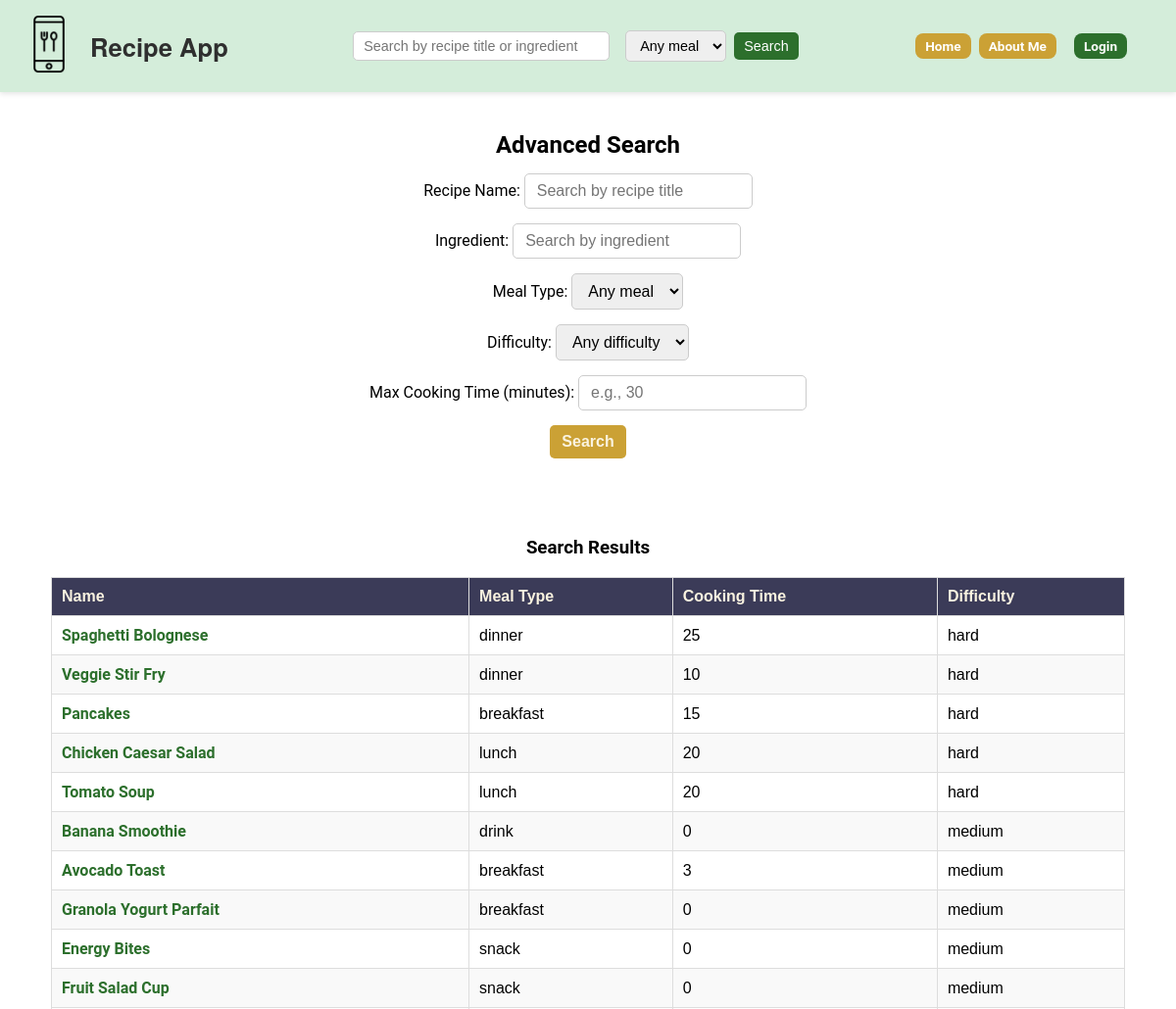
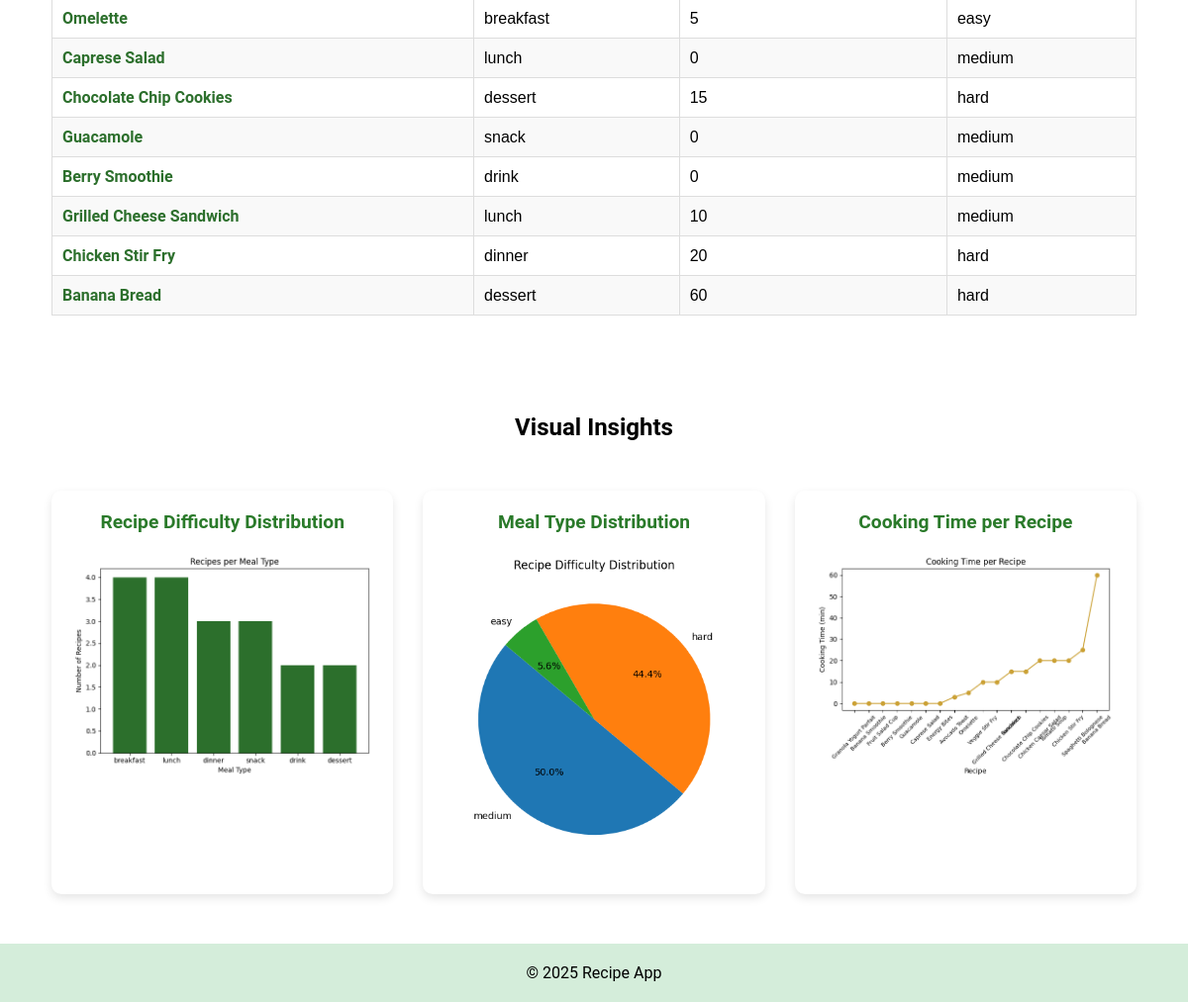
The page /recipes/advanced_search/ on the database its author committed (2 pictures, top to bottom).
### recipes/models.py (models this page shows, shortened)
class Recipe(models.Model):
    MEAL_TYPE_CHOICES = [
        ("breakfast", "Breakfast"),
        ("lunch", "Lunch"),
        ("dinner", "Dinner"),
        ("snack", "Snack"),
        ("drink", "Drink"),
        ("dessert", "Dessert"),
    ]
    name = models.CharField(max_length=50)
    description = models.TextField(
        blank=True,
        help_text="Short description of the recipe"
    )
    instructions = models.TextField(
        blank=True,
        help_text="Step-by-step cooking instructions"
    )
    ingredients = models.TextField(
        help_text="Comma-separated list of ingredients"
    )
    prep_time = models.PositiveIntegerField(
        help_text="Preparation time in minutes",
        default=5
    )
    cooking_time = models.PositiveIntegerField(
        help_text="Cooking time in minutes"
    )
    difficulty = models.CharField(
        max_length=20,
        blank=True,
        help_text="Automatically calculated when saving"
    )
    meal_type = models.CharField(
        max_length=20,
        choices=MEAL_TYPE_CHOICES,
        default="dinner"
    )
    pic = models.CharField(
    max_length=100,
    default="no_picture.jpg",
    help_text="Filename of the recipe image in static/recipes/images/"
)
    created_by = models.ForeignKey(
        User,
        on_delete=models.CASCADE,
        null=True,      # allows NULL for legacy rows
        blank=True,     # allows blank in forms
        related_name="recipes_created"
    )

### recipes/views.py (the view, shortened to what this page needs)
# urls.py: path("advanced_search/", advanced_search, name="advanced_search"),
def advanced_search(request):
    form = AdvancedSearchForm(request.GET or None)
    recipes = Recipe.objects.all()
    chart_bar = chart_pie = chart_line = None
    df_html = None
    if recipes.exists():
        df = pd.DataFrame(
            list(
                recipes.values(
                    "id", "name", "ingredients", "meal_type", "difficulty", "cooking_time"
                )
            )
        )
        df["name"] = df.apply(
            lambda row: f'<a href="/recipes/{row["id"]}/">{row["name"]}</a>', axis=1
        )
        df_html = df.to_html(classes="advanced-table-search", index=False, escape=False)
    if recipes.exists():
        df = pd.DataFrame(
            list(recipes.values("id", "name", "meal_type", "cooking_time", "difficulty"))
        )
        meal_counts = df["meal_type"].value_counts()
        fig1, ax1 = plt.subplots()
        ax1.bar(meal_counts.index.astype(str), meal_counts.values, color="#2c6f2c")
        ax1.set_title("Recipes per Meal Type")
        ax1.set_xlabel("Meal Type")
        ax1.set_ylabel("Number of Recipes")
        fig1.tight_layout()
        buf = BytesIO()
        fig1.savefig(buf, format="png", bbox_inches="tight")
        chart_bar = base64.b64encode(buf.getvalue()).decode("utf-8")
        buf.close()
        plt.close(fig1)
        diff_counts = df["difficulty"].value_counts()
        fig2, ax2 = plt.subplots()
        ax2.pie(diff_counts.values, labels=diff_counts.index.astype(str), autopct="%1.1f%%", startangle=140)
        ax2.set_title("Recipe Difficulty Distribution")
        fig2.tight_layout()
        buf = BytesIO()
        fig2.savefig(buf, format="png", bbox_inches="tight")
        chart_pie = base64.b64encode(buf.getvalue()).decode("utf-8")
        buf.close()
        plt.close(fig2)
        df_sorted = df.sort_values("cooking_time")
        fig3, ax3 = plt.subplots()
        ax3.plot(df_sorted["name"].astype(str), df_sorted["cooking_time"], marker="o", linestyle="-", color="#CBA135")
        ax3.set_title("Cooking Time per Recipe")
        ax3.set_xlabel("Recipe")
        ax3.set_ylabel("Cooking Time (min)")
        ax3.tick_params(axis="x", rotation=45, labelsize=8)
        fig3.tight_layout()
        buf = BytesIO()
        fig3.savefig(buf, format="png", bbox_inches="tight")
        chart_line = base64.b64encode(buf.getvalue()).decode("utf-8")
        buf.close()
        plt.close(fig3)
    if request.GET:
        print("Form valid:", form.is_valid())
        print("Cleaned data:", form.cleaned_data)
        print("Queryset count:", recipes.count())
    context = {
        "form": form,
        "recipes": recipes,
        "chart_bar": chart_bar,
        "chart_pie": chart_pie,
        "chart_line": chart_line,
        "df_html": df_html,
    }
    return render(request, "recipes/advanced_search.html", context)

### recipes/forms.py
class AdvancedSearchForm(forms.Form):
    name = forms.CharField(
        label="Recipe Name",
        required=False,
        widget=forms.TextInput(attrs={"placeholder": "Search by recipe title"})
    )
    ingredient = forms.CharField(
        label="Ingredient",
        required=False,
        widget=forms.TextInput(attrs={"placeholder": "Search by ingredient"})
    )
    meal_type = forms.ChoiceField(
        label="Meal Type",
        choices=MEAL_TYPE_CHOICES,
        required=False,
    )
    difficulty = forms.ChoiceField(
        label="Difficulty",
        choices=DIFFICULTY_CHOICES,
        required=False,
    )
    max_cooking_time = forms.IntegerField(
        label="Max Cooking Time (minutes)",
        required=False,
        widget=forms.NumberInput(attrs={"placeholder": "e.g., 30"})
    )

### recipes/templates/recipes/advanced_search.html (shortened to what this page needs)
{% extends "base.html" %}
{% load static %}
{% block content %}
<h2 style="text-align:center;">Advanced Search</h2>
<div class="advanced-search-page">
    <div class="search-container">
        <form method="get" action="{% url 'recipes:advanced_search' %}" class="search-form"
            aria-label="Advanced Search Form">
            {{ form.as_p }}
            <button type="submit" class="btn btn-search">Search</button>
        </form>
    </div>
    {% if recipes %}
    <div class="table-container">
        <h3 style="text-align:center; margin-top:40px;">Search Results</h3>
        <br>
        <table class="advanced-search-table" role="table" aria-label="Search Results Table">
            <thead>
                <tr>
                    <th scope="col">Name</th>
                    <th scope="col">Meal Type</th>
                    <th scope="col">Cooking Time</th>
                    <th scope="col">Difficulty</th>
                </tr>
            </thead>
            <tbody>
                {% for recipe in recipes %}
                <tr>
                    <td><a href="{% url 'recipes:recipe_detail' recipe.id %}">{{ recipe.name }}</a></td>
                    <td>{{ recipe.meal_type }}</td>
                    <td>{{ recipe.cooking_time }}</td>
                    <td>{{ recipe.difficulty }}</td>
                </tr>
                {% endfor %}
            </tbody>
        </table>
    </div>
    {% elif request.GET %}
    <p role="status">No recipes found matching your criteria.</p>
    {% endif %}
    <br>
    {% if chart_bar or chart_pie or chart_line %}
    <h2 style="text-align:center; margin-top:40px;">Visual Insights</h2>
    <div class="charts-container">
        {% if chart_bar %}
        <div class="chart-card">
            <h3>Recipe Difficulty Distribution</h3>
            <img class="chart-img"
                alt="Bar chart showing recipe difficulty distribution">
        </div>
        {% endif %}
        {% if chart_pie %}
        <div class="chart-card">
            <h3>Meal Type Distribution</h3>
            <img class="chart-img"
                alt="Pie chart showing meal type distribution">
        </div>
        {% endif %}
        {% if chart_line %}
        <div class="chart-card">
            <h3>Cooking Time per Recipe</h3>
            <img class="chart-img"
                alt="Line chart showing cooking time per recipe">
        </div>
        {% endif %}
    </div>
    {% endif %}
</div>
{% endblock %}

### templates/base.html (shortened to what this page needs)
<!DOCTYPE html>
<html lang="en">
<head>
    {% load static %}
    <link rel="stylesheet" href="{% static 'recipes/css/styles.css' %}">
</head>
<body>
    {% if request.resolver_match.url_name != "welcome" %}
    <header class="header-banner" role="banner">
        <div class="header-left">
            <a href="{% url 'recipes:recipe_list' %}" aria-label="Home">
                {% load static %}
                {% load static %}
                <img src="{% static 'site_images/recipe_app_icon.jpg' %}" alt="Site Icon" class="app-icon">
            </a>
            <span class="app-title">Recipe App</span>
        </div>
        <form method="get" action="{% url 'recipes:search_recipes' %}" class="header-search" role="search"
            aria-label="Quick recipe search">
            <input type="text" id="header-search-input" name="q" placeholder="Search by recipe title or ingredient"
                aria-label="Recipe search query">
            <select name="meal_type" id="header-meal-type" aria-label="Filter recipes by meal type">
                <option value="all">Any meal</option>
            </select>
            <button type="submit" aria-label="Search recipes">Search</button>
        </form>
        <div class="header-right">
            <div class="header-links">
                <a href="{% url 'recipes:recipe_list' %}" class="btn btn-home">Home</a>
                <a href="{% url 'about' %}" class="btn btn-about">About Me</a>
                {% if user.is_authenticated %}
                <a href="{% url 'users:profile' %}" class="btn btn-profile">Profile</a>
                <form action="{% url 'logout' %}" method="post" style="display:inline;">
                    {% csrf_token %}
                    <button type="submit" class="btn btn-logout">Logout</button>
                </form>
                {% else %}
                <a href="{% url 'login' %}" class="btn btn-login">Login</a>
                {% endif %}
            </div>
        </div>
    </header>
    {% endif %}
    <main role="main">
        {% block content %}{% endblock %}
    </main>
    <footer role="contentinfo" style="text-align:center; padding:20px; background:#d4edda; margin-top:20px;">
        <p>© 2025 Recipe App</p>
    </footer>
</body>
</html>

### recipes/static/recipes/css/styles.css (style rules this page uses)
body, h1, h2, h3, p, a { font-family: 'Roboto', sans-serif; margin: 0; padding: 0; }
.header-banner { background-color: #d4edda; padding: 15px 20px; margin-bottom: 40px; display: flex; align-items: center; justify-content: space-between; box-shadow: 0 2px 5px rgba(0, 0, 0, 0.1); }
.header-left { display: flex; align-items: center; }
.app-icon { width: 60px; height: auto; margin-right: 12px; }
.app-title { font-size: 1.6rem; font-weight: 600; color: #2f2f2f; font-family: 'Helvetica Neue', Arial, sans-serif; }
.header-search { display: flex; align-items: center; gap: 8px; flex: 1; justify-content: center; }
.header-search input { width: 15rem; }
.header-search input, .header-search select, .header-search button { padding: 6px 10px; border-radius: 5px; border: 1px solid #ccc; font-size: 0.9rem; }
.header-search button { background-color: #2c6f2c; color: #fff; border: none; cursor: pointer; transition: background-color 0.2s ease; }
.header-right { display: flex; align-items: center; gap: 10px; padding-right: 20px; }
.header-right .btn { padding: 5px 10px; font-size: 0.85rem; }
.header-right .header-links { display: flex; gap: 8px; align-items: center; }
a { text-decoration: none; color: #2c6f2c; font-weight: bold; }
.advanced-search-page .search-container { display: flex; flex-direction: column; align-items: center; width: 90%; max-width: 800px; margin: 0 auto; }
.advanced-search-page h2, .advanced-search-page h3, .advanced-search-page p { text-align: center; width: 100%; }
.advanced-search-page .search-form { display: flex; flex-wrap: wrap; justify-content: center; gap: 10px; margin-top: 15px; }
.search-form { margin-top: 20px; display: flex; flex-wrap: wrap; align-items: center; gap: 10px; }
.search-form input, .search-form select { padding: 8px 12px; border-radius: 5px; border: 1px solid #ccc; font-size: 1rem; }
.search-form button.btn-search { background-color: #CBA135; color: #FAF3E0; border: none; padding: 8px 12px; border-radius: 5px; cursor: pointer; font-weight: bold; transition: background-color 0.2s ease; }
.advanced-search-page { padding: 0 20px; max-width: 1200px; margin: 0 auto; }
.advanced-search-page .search-container { display: flex; justify-content: center; margin-bottom: 30px; }
.advanced-search-page .search-form { display: flex; flex-wrap: wrap; gap: 15px; justify-content: center; }
.table-container { margin: 40px 0; overflow-x: auto; }
.advanced-search-table { width: 100%; border-collapse: collapse; font-family: Arial, sans-serif; }
.advanced-search-table th, .advanced-search-table td { border: 1px solid #ddd; padding: 10px; text-align: left; }
.advanced-search-table th { background-color: #3B3B58; color: #FAF3E0; }
.advanced-search-table tr:nth-child(even) { background-color: #f9f9f9; }
.advanced-search-table a { color: #2c6f2c; text-decoration: none; font-weight: bold; }
.charts-container { display: flex; flex-wrap: wrap; justify-content: center; gap: 30px; margin: 50px 0; }
.chart-card { background-color: #fff; padding: 20px; border-radius: 10px; box-shadow: 0 4px 10px rgba(0,0,0,0.1); text-align: center; max-width: 400px; flex: 1 1 300px; }
.chart-img { width: 100%; height: auto; margin-top: 10px; }
.chart-card h3 { color: #2a7a2a; margin-bottom: 10px; font-size: 1.2rem; }
.container, main { padding: 0 2rem; }
.btn-login { display: inline-block; margin-top: 1rem; padding: 10px 20px; background-color: #2c6f2c; color: #fff; text-decoration: none; border-radius: 6px; }
.btn { display: inline-flex; align-items: center; justify-content: center; padding: 10px 18px; height: auto; border-radius: 8px; font-weight: bold; font-size: 1rem; text-decoration: none; border: none; cursor: pointer; transition: background-color 0.2s ease, transform 0.1s ease; }
.btn-home { background-color: #CBA135; color: #fff; }
.btn-about { background-color: #CBA135; color: #fff; }
.btn-login { margin: 10px; background-color: #2c6f2c; color: #fff; }

### rows shown on the page
Recipe: name "Spaghetti Bolognese", meal_type "dinner", cooking_time "25", difficulty "hard"
Recipe: name "Veggie Stir Fry", meal_type "dinner", cooking_time "10", difficulty "hard"
Recipe: name "Pancakes", meal_type "breakfast", cooking_time "15", difficulty "hard"
Recipe: name "Chicken Caesar Salad", meal_type "lunch", cooking_time "20", difficulty "hard"
Recipe: name "Tomato Soup", meal_type "lunch", cooking_time "20", difficulty "hard"
Recipe: name "Banana Smoothie", meal_type "drink", cooking_time "0", difficulty "medium"
Recipe: name "Avocado Toast", meal_type "breakfast", cooking_time "3", difficulty "medium"
Recipe: name "Granola Yogurt Parfait", meal_type "breakfast", cooking_time "0", difficulty "medium"
Recipe: name "Energy Bites", meal_type "snack", cooking_time "0", difficulty "medium"
Recipe: name "Fruit Salad Cup", meal_type "snack", cooking_time "0", difficulty "medium"
Recipe: name "Omelette", meal_type "breakfast", cooking_time "5", difficulty "easy"
Recipe: name "Caprese Salad", meal_type "lunch", cooking_time "0", difficulty "medium"
Recipe: name "Chocolate Chip Cookies", meal_type "dessert", cooking_time "15", difficulty "hard"
Recipe: name "Guacamole", meal_type "snack", cooking_time "0", difficulty "medium"
Recipe: name "Berry Smoothie", meal_type "drink", cooking_time "0", difficulty "medium"
Recipe: name "Grilled Cheese Sandwich", meal_type "lunch", cooking_time "10", difficulty "medium"
Recipe: name "Chicken Stir Fry", meal_type "dinner", cooking_time "20", difficulty "hard"
Recipe: name "Banana Bread", meal_type "dessert", cooking_time "60", difficulty "hard"
